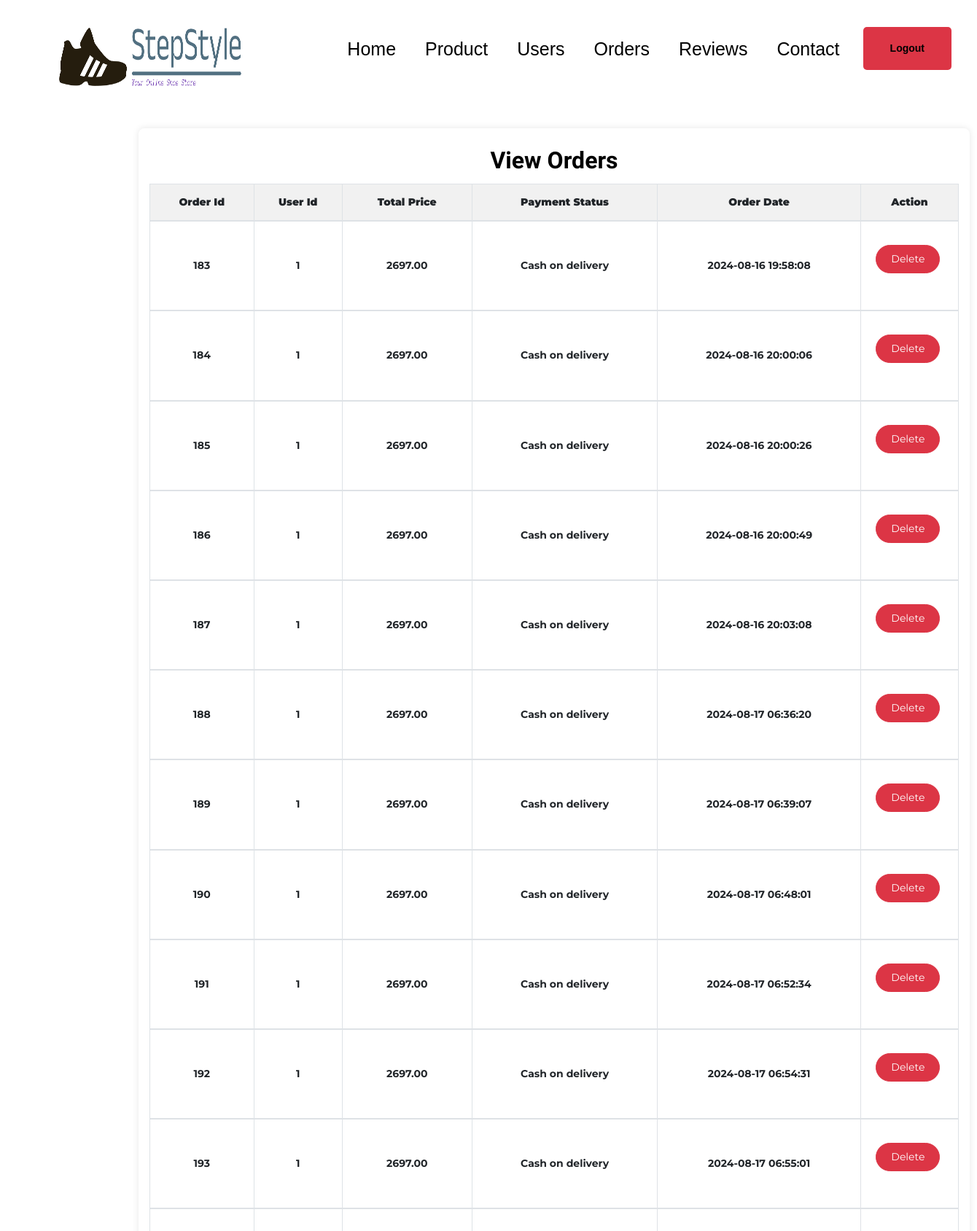
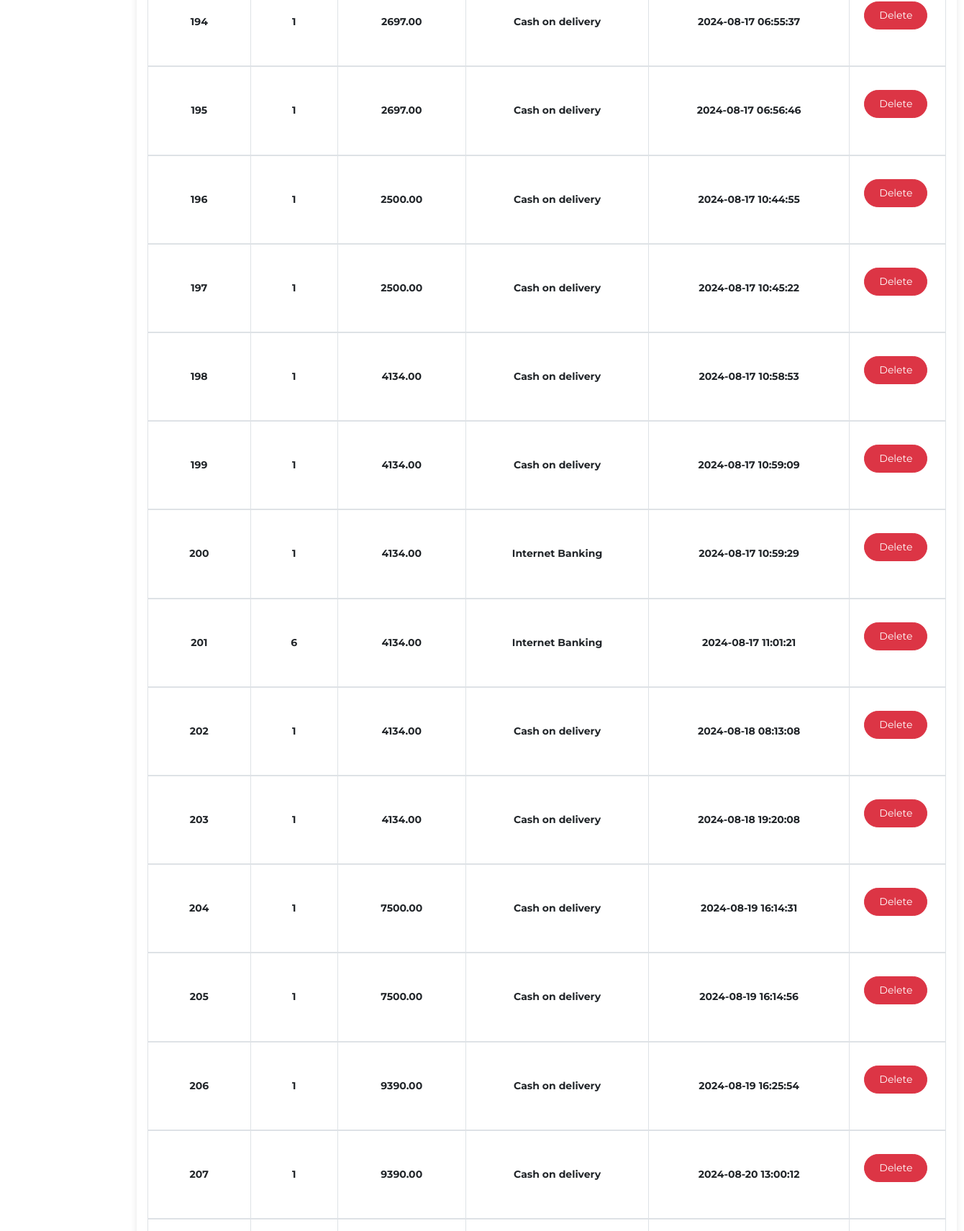
/view_orders.php (signed in, upper part), run on the app's committed database (2 pictures, top to bottom).
### tables this page shows
CREATE TABLE `orders1` (
  `order_id` int(11) NOT NULL,
  `user_id` int(11) NOT NULL,
  `product_id` int(20) NOT NULL,
  `total_price` decimal(10,2) NOT NULL,
  `payment_status` varchar(50) NOT NULL,
  `user_address` varchar(50) NOT NULL,
  `order_date` datetime NOT NULL
);

### view_orders.php (the view, shortened to what this page needs)
<?php
include ("connection.php");
$sql = "SELECT * FROM orders1";
$result = $conn->query($sql);
?>
<!DOCTYPE html>
<html lang="en">
<head>
</head>
<body>
    <?php include ('header1.php'); ?>
    <div class="container table-container" style="margin-top: 50px;margin-left: 190px;">
        <div class="text-center">
            <h2><b>View Orders</b></h2>
        </div>
        <table class="table table-bordered">
            <thead>
                <tr>
                    <th class="text-center"><b>Order Id</b></th>
                    <th class="text-center"><b>User Id</b></th>
                    <th class="text-center"><b>Total Price</b></th>
                    <th class="text-center"><b>Payment Status</b></th>
                    <th class="text-center"><b>Order Date</b></th>
                <th class="text-center"><b>Action</b></th>
                    <?php
                    if ($result->num_rows > 0) {
                        while ($row = $result->fetch_assoc()) {
                            echo "<tr>
                                <td class='p-5' style='margin-top:10px;font-weight:bold;'>" . $row["order_id"] . "</td>
                               <td class='p-5' style='margin-top:10px;font-weight:bold;'>" . $row["user_id"] . "</td>
                                <td class='p-5' style='margin-top:10px;font-weight:bold;'>" . $row["total_price"] . "</td>
                                 <td class='p-5' style='margin-top:10px;font-weight:bold;'>" . $row["payment_status"] . "</td>
                                  <td class='p-5' style='margin-top:10px;font-weight:bold;'>" . $row["order_date"] . "</td>
                                <td>
                                    <form action='view_orders.php' method='get' style='display:inline-block;'>
                                        <input type='hidden' name='oid' value='" . $row['order_id'] . "' />
                                        <button type='submit' class='btn btn-danger border-radius:10px;'  style='margin-top:20px;' onclick='return confirm(\"Do you want to delete user id?\")'>Delete</button>
                                    </form>
                                </td>
                              </tr>";
                        }
                    } else {
                        echo "<tr><td colspan='5'>No courts found</td></tr>";
                    }
                    ?>
        </table>
    </div><br>
</body>
</html>

### view_orders.php (style rules this page uses)
body { background-color: #f8f9fa; color: #333; margin: 0; padding: 0; font-family: Arial, sans-serif; }
.table-container { padding: 20px; background-color: white; margin: 20px auto; border-radius: 8px; box-shadow: 0 0 10px rgba(0,0,0,0.1); max-width: 1200px; }
.table { width: 100%; margin-bottom: 1rem; color: #212529; background-color: aliceblue; border-collapse: collapse; }
.table th, .table td { padding: 1rem; vertical-align: middle; border: 1px solid #dee2e6; text-align: center; }
.table thead th { vertical-align: bottom; border-bottom: 2px solid #dee2e6; background-color: #f1f1f1; }
.container { max-width: 1200px; margin: 0 auto; padding: 20px; }

### data on the page
orders1: order_id "183", user "1", total_price "2697.00", payment_status "Cash on delivery", order_date "2024-08-16 19:58:08"
orders1: order_id "184", user "1", total_price "2697.00", payment_status "Cash on delivery", order_date "2024-08-16 20:00:06"
orders1: order_id "185", user "1", total_price "2697.00", payment_status "Cash on delivery", order_date "2024-08-16 20:00:26"
orders1: order_id "186", user "1", total_price "2697.00", payment_status "Cash on delivery", order_date "2024-08-16 20:00:49"
orders1: order_id "187", user "1", total_price "2697.00", payment_status "Cash on delivery", order_date "2024-08-16 20:03:08"
orders1: order_id "188", user "1", total_price "2697.00", payment_status "Cash on delivery", order_date "2024-08-17 06:36:20"
orders1: order_id "189", user "1", total_price "2697.00", payment_status "Cash on delivery", order_date "2024-08-17 06:39:07"
orders1: order_id "190", user "1", total_price "2697.00", payment_status "Cash on delivery", order_date "2024-08-17 06:48:01"
orders1: order_id "191", user "1", total_price "2697.00", payment_status "Cash on delivery", order_date "2024-08-17 06:52:34"
orders1: order_id "192", user "1", total_price "2697.00", payment_status "Cash on delivery", order_date "2024-08-17 06:54:31"
orders1: order_id "193", user "1", total_price "2697.00", payment_status "Cash on delivery", order_date "2024-08-17 06:55:01"
orders1: order_id "194", user "1", total_price "2697.00", payment_status "Cash on delivery", order_date "2024-08-17 06:55:37"
orders1: order_id "195", user "1", total_price "2697.00", payment_status "Cash on delivery", order_date "2024-08-17 06:56:46"
orders1: order_id "196", user "1", total_price "2500.00", payment_status "Cash on delivery", order_date "2024-08-17 10:44:55"
orders1: order_id "197", user "1", total_price "2500.00", payment_status "Cash on delivery", order_date "2024-08-17 10:45:22"
orders1: order_id "198", user "1", total_price "4134.00", payment_status "Cash on delivery", order_date "2024-08-17 10:58:53"
orders1: order_id "199", user "1", total_price "4134.00", payment_status "Cash on delivery", order_date "2024-08-17 10:59:09"
orders1: order_id "200", user "1", total_price "4134.00", payment_status "Internet Banking", order_date "2024-08-17 10:59:29"
orders1: order_id "201", user "6", total_price "4134.00", payment_status "Internet Banking", order_date "2024-08-17 11:01:21"
orders1: order_id "202", user "1", total_price "4134.00", payment_status "Cash on delivery", order_date "2024-08-18 08:13:08"
orders1: order_id "203", user "1", total_price "4134.00", payment_status "Cash on delivery", order_date "2024-08-18 19:20:08"
orders1: order_id "204", user "1", total_price "7500.00", payment_status "Cash on delivery", order_date "2024-08-19 16:14:31"
orders1: order_id "205", user "1", total_price "7500.00", payment_status "Cash on delivery", order_date "2024-08-19 16:14:56"
orders1: order_id "206", user "1", total_price "9390.00", payment_status "Cash on delivery", order_date "2024-08-19 16:25:54"
orders1: order_id "207", user "1", total_price "9390.00", payment_status "Cash on delivery", order_date "2024-08-20 13:00:12"
